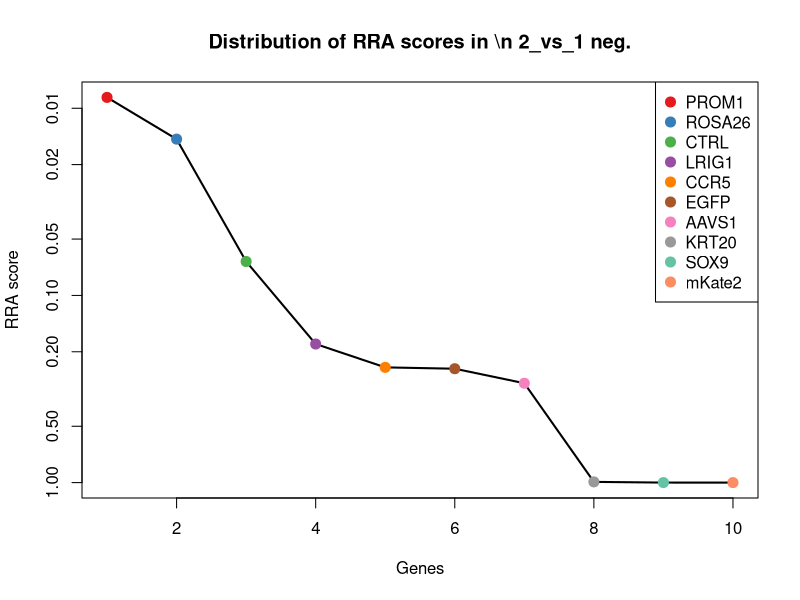
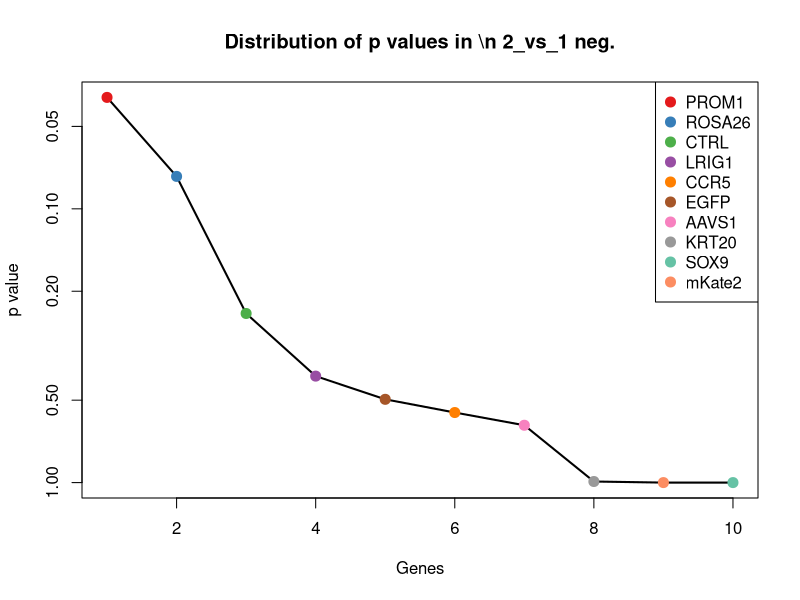
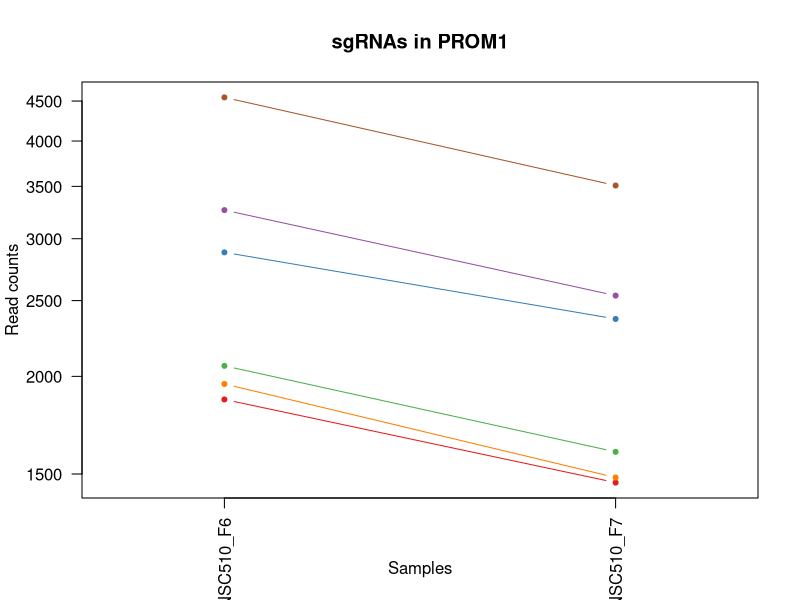
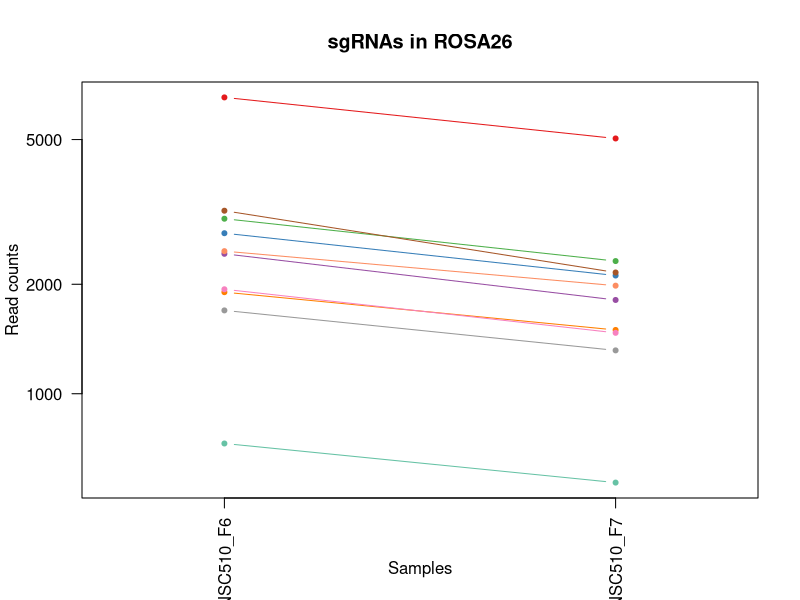
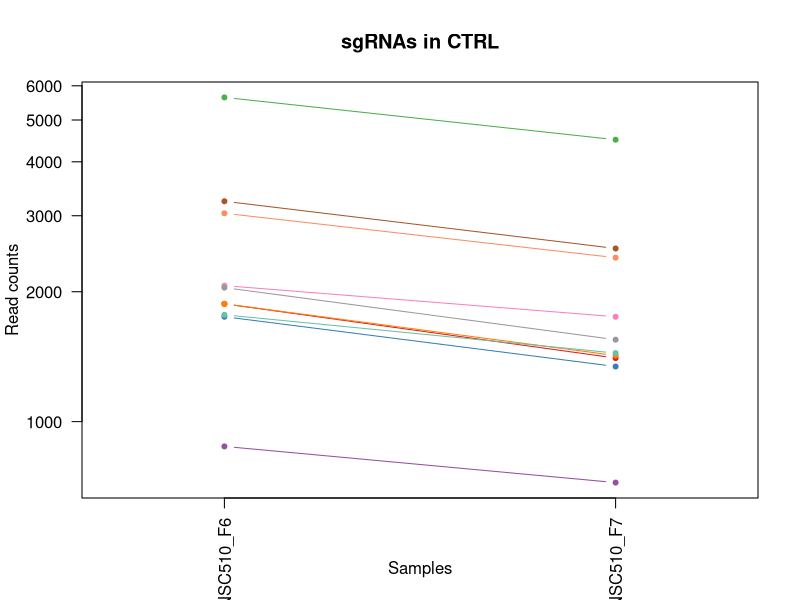
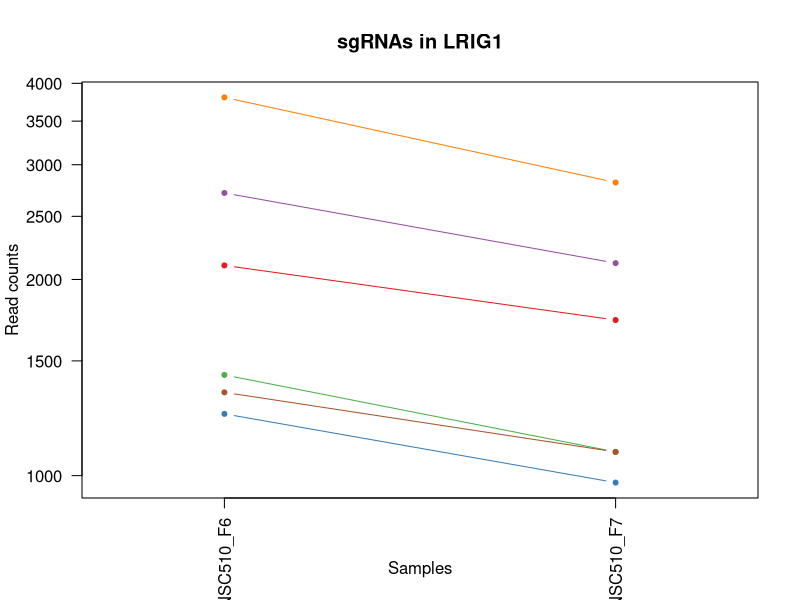
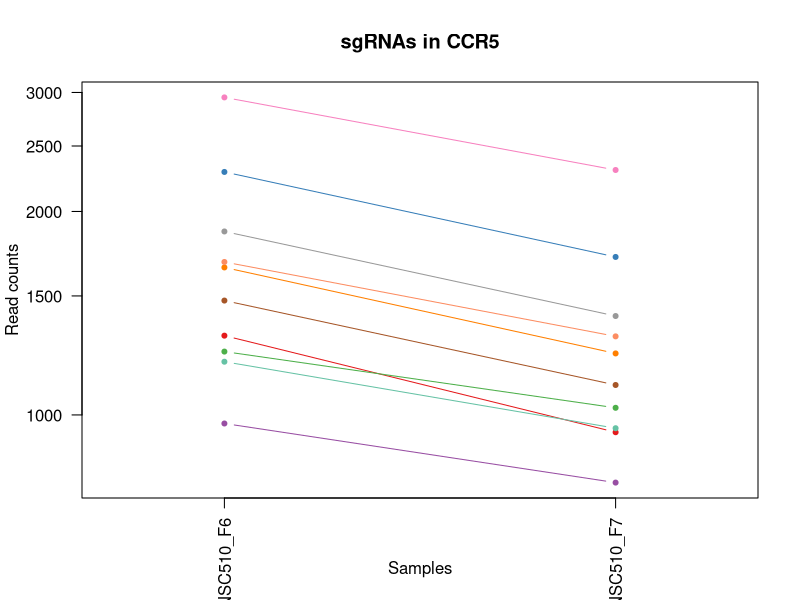
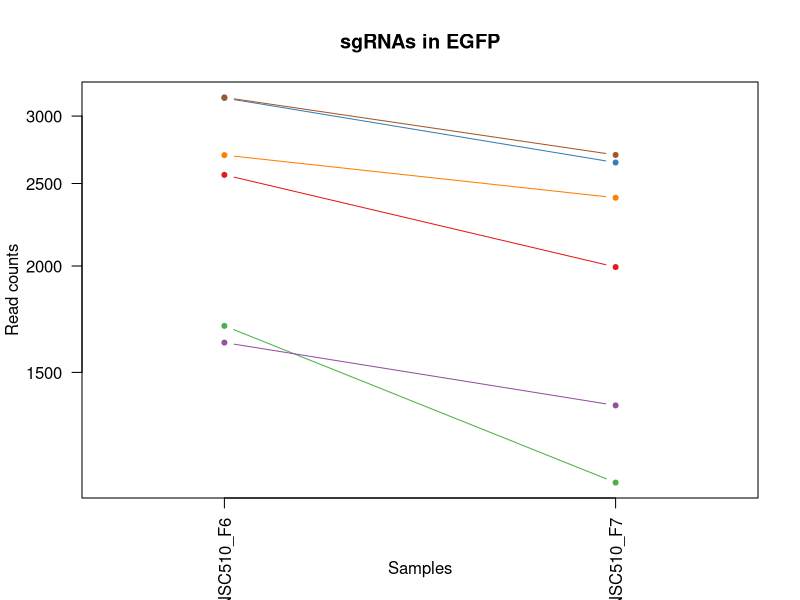

Write the R code that produced these figures, in order. (Note: this script raises an error after producing the figures.)
pdf(file='S10B_c1_t2.pdf',width=4.5,height=4.5);
gstable=read.table('S10B_c1_t2.gene_summary.txt',header=T)
# 
#
# parameters
# Do not modify the variables beginning with "__"

# gstablename='__GENE_SUMMARY_FILE__'
startindex=3
# outputfile='__OUTPUT_FILE__'
targetgenelist=c("PROM1","ROSA26","CTRL","LRIG1","CCR5","EGFP","AAVS1","KRT20","SOX9","mKate2")
# samplelabel=sub('.\\w+.\\w+$','',colnames(gstable)[startindex]);
samplelabel='2_vs_1 neg.'


# You need to write some codes in front of this code:
# gstable=read.table(gstablename,header=T)
# pdf(file=outputfile,width=6,height=6)


# set up color using RColorBrewer
#library(RColorBrewer)
#colors <- brewer.pal(length(targetgenelist), "Set1")

colors=c( "#E41A1C", "#377EB8", "#4DAF4A", "#984EA3", "#FF7F00",  "#A65628", "#F781BF",
          "#999999", "#66C2A5", "#FC8D62", "#8DA0CB", "#E78AC3", "#A6D854", "#FFD92F", "#E5C494", "#B3B3B3", 
          "#8DD3C7", "#FFFFB3", "#BEBADA", "#FB8072", "#80B1D3", "#FDB462", "#B3DE69", "#FCCDE5",
          "#D9D9D9", "#BC80BD", "#CCEBC5", "#FFED6F")

######
# function definition

plotrankedvalues<-function(val, tglist, ...){
  
  plot(val,log='y',ylim=c(max(val),min(val)),type='l',lwd=2, ...)
  if(length(tglist)>0){
    for(i in 1:length(tglist)){
      targetgene=tglist[i];
      tx=which(names(val)==targetgene);ty=val[targetgene];
      points(tx,ty,col=colors[(i %% length(colors)) ],cex=2,pch=20)
      # text(tx+50,ty,targetgene,col=colors[i])
    }
    legend('topright',tglist,pch=20,pt.cex = 2,cex=1,col=colors)
  }
}



plotrandvalues<-function(val,targetgenelist, ...){
  # choose the one with the best distance distribution
  
  mindiffvalue=0;
  randval=val;
  for(i in 1:20){
    randval0=sample(val)
    vindex=sort(which(names(randval0) %in% targetgenelist))
    if(max(vindex)>0.9*length(val)){
      # print('pass...')
      next;
    }
    mindiffind=min(diff(vindex));
    if (mindiffind > mindiffvalue){
      mindiffvalue=mindiffind;
      randval=randval0;
      # print(paste('Diff: ',mindiffvalue))
    }
  }
  plot(randval,log='y',ylim=c(max(randval),min(randval)),pch=20,col='grey', ...)
  
  if(length(targetgenelist)>0){
    for(i in 1:length(targetgenelist)){
      targetgene=targetgenelist[i];
      tx=which(names(randval)==targetgene);ty=randval[targetgene];
      points(tx,ty,col=colors[(i %% length(colors)) ],cex=2,pch=20)
      text(tx+50,ty,targetgene,col=colors[i])
    }
  }
  
}




# set.seed(1235)



pvec=gstable[,startindex]
names(pvec)=gstable[,'id']
pvec=sort(pvec);

plotrankedvalues(pvec,targetgenelist,xlab='Genes',ylab='RRA score',main=paste('Distribution of RRA scores in \\n',samplelabel))

# plotrandvalues(pvec,targetgenelist,xlab='Genes',ylab='RRA score',main=paste('Distribution of RRA scores in \\n',samplelabel))


pvec=gstable[,startindex+1]
names(pvec)=gstable[,'id']
pvec=sort(pvec);

plotrankedvalues(pvec,targetgenelist,xlab='Genes',ylab='p value',main=paste('Distribution of p values in \\n',samplelabel))

# plotrandvalues(pvec,targetgenelist,xlab='Genes',ylab='p value',main=paste('Distribution of p values in \\n',samplelabel))



# you need to write after this code:
# dev.off()






# parameters
# Do not modify the variables beginning with "__"
targetmat=list(c(1867.3641431844842,1461.5841891625882),c(2880.7324463296873,2367.467085926841),c(2061.818595024414,1600.2600951650454),c(3262.624952262746,2536.073043584505),c(1954.5679437518754,1483.5328937097397),c(4547.628082462697,3507.802053990212))
targetgene="PROM1"
collabel=c("S78_MNSC510_F6","S79_MNSC510_F7")

# set up color using RColorBrewer
#library(RColorBrewer)
#colors <- brewer.pal(length(targetgenelist), "Set1")

colors=c( "#E41A1C", "#377EB8", "#4DAF4A", "#984EA3", "#FF7F00",  "#A65628", "#F781BF",
          "#999999", "#66C2A5", "#FC8D62", "#8DA0CB", "#E78AC3", "#A6D854", "#FFD92F", "#E5C494", "#B3B3B3", 
          "#8DD3C7", "#FFFFB3", "#BEBADA", "#FB8072", "#80B1D3", "#FDB462", "#B3DE69", "#FCCDE5",
          "#D9D9D9", "#BC80BD", "#CCEBC5", "#FFED6F")


## code

targetmatvec=unlist(targetmat)+1
yrange=range(targetmatvec[targetmatvec>0]);
# yrange[1]=1; # set the minimum value to 1
for(i in 1:length(targetmat)){
  vali=targetmat[[i]]+1;
  if(i==1){
    plot(1:length(vali),vali,type='b',las=1,pch=20,main=paste('sgRNAs in',targetgene),ylab='Read counts',xlab='Samples',xlim=c(0.7,length(vali)+0.3),ylim = yrange,col=colors[(i %% length(colors))],xaxt='n',log='y')
    axis(1,at=1:length(vali),labels=(collabel),las=2)
    # lines(0:100,rep(1,101),col='black');
  }else{
    lines(1:length(vali),vali,type='b',pch=20,col=colors[(i %% length(colors))])
  }
}




# parameters
# Do not modify the variables beginning with "__"
targetmat=list(c(6529.259274666521,5034.234688405748),c(2762.456027169317,2113.061646857585),c(3028.076799012521,2315.5883297244827),c(2424.666592787583,1809.7704567514916),c(1901.4437893832348,1496.5025827603292),c(3185.4445770479283,2153.9660507863673),c(1936.525778117243,1469.5655362706434),c(1693.9588845849587,1314.9269360520761),c(728.7030231321095,568.6709814489251),c(2465.7626367331354,1981.369419574676))
targetgene="ROSA26"
collabel=c("S78_MNSC510_F6","S79_MNSC510_F7")

# set up color using RColorBrewer
#library(RColorBrewer)
#colors <- brewer.pal(length(targetgenelist), "Set1")

colors=c( "#E41A1C", "#377EB8", "#4DAF4A", "#984EA3", "#FF7F00",  "#A65628", "#F781BF",
          "#999999", "#66C2A5", "#FC8D62", "#8DA0CB", "#E78AC3", "#A6D854", "#FFD92F", "#E5C494", "#B3B3B3", 
          "#8DD3C7", "#FFFFB3", "#BEBADA", "#FB8072", "#80B1D3", "#FDB462", "#B3DE69", "#FCCDE5",
          "#D9D9D9", "#BC80BD", "#CCEBC5", "#FFED6F")


## code

targetmatvec=unlist(targetmat)+1
yrange=range(targetmatvec[targetmatvec>0]);
# yrange[1]=1; # set the minimum value to 1
for(i in 1:length(targetmat)){
  vali=targetmat[[i]]+1;
  if(i==1){
    plot(1:length(vali),vali,type='b',las=1,pch=20,main=paste('sgRNAs in',targetgene),ylab='Read counts',xlab='Samples',xlim=c(0.7,length(vali)+0.3),ylim = yrange,col=colors[(i %% length(colors))],xaxt='n',log='y')
    axis(1,at=1:length(vali),labels=(collabel),las=2)
    # lines(0:100,rep(1,101),col='black');
  }else{
    lines(1:length(vali),vali,type='b',pch=20,col=colors[(i %% length(colors))])
  }
}




# parameters
# Do not modify the variables beginning with "__"
targetmat=list(c(1873.3781983960284,1402.721754240682),c(1749.0877240241143,1340.8663141532552),c(5639.179103357975,4499.484432166057),c(875.0450332796858,721.3142448904788),c(1873.3781983960284,1421.677453622313),c(3239.5710739518263,2518.115012591381),c(2064.8256226301864,1748.9126850525715),c(2042.7740868545243,1547.3836705741805),c(1767.1298896587468,1440.6331530039438),c(3038.1002243650946,2397.3971375820474))
targetgene="CTRL"
collabel=c("S78_MNSC510_F6","S79_MNSC510_F7")

# set up color using RColorBrewer
#library(RColorBrewer)
#colors <- brewer.pal(length(targetgenelist), "Set1")

colors=c( "#E41A1C", "#377EB8", "#4DAF4A", "#984EA3", "#FF7F00",  "#A65628", "#F781BF",
          "#999999", "#66C2A5", "#FC8D62", "#8DA0CB", "#E78AC3", "#A6D854", "#FFD92F", "#E5C494", "#B3B3B3", 
          "#8DD3C7", "#FFFFB3", "#BEBADA", "#FB8072", "#80B1D3", "#FDB462", "#B3DE69", "#FCCDE5",
          "#D9D9D9", "#BC80BD", "#CCEBC5", "#FFED6F")


## code

targetmatvec=unlist(targetmat)+1
yrange=range(targetmatvec[targetmatvec>0]);
# yrange[1]=1; # set the minimum value to 1
for(i in 1:length(targetmat)){
  vali=targetmat[[i]]+1;
  if(i==1){
    plot(1:length(vali),vali,type='b',las=1,pch=20,main=paste('sgRNAs in',targetgene),ylab='Read counts',xlab='Samples',xlim=c(0.7,length(vali)+0.3),ylim = yrange,col=colors[(i %% length(colors))],xaxt='n',log='y')
    axis(1,at=1:length(vali),labels=(collabel),las=2)
    # lines(0:100,rep(1,101),col='black');
  }else{
    lines(1:length(vali),vali,type='b',pch=20,col=colors[(i %% length(colors))])
  }
}




# parameters
# Do not modify the variables beginning with "__"
targetmat=list(c(2100.909953899452,1731.9523224479544),c(1242.9047437191414,974.7220155712279),c(1426.3334276712403,1086.460875083999),c(2714.3435854769637,2118.0499888001195),c(3804.8922638369845,2816.4178607549397),c(1341.1343121743637,1086.460875083999))
targetgene="LRIG1"
collabel=c("S78_MNSC510_F6","S79_MNSC510_F7")

# set up color using RColorBrewer
#library(RColorBrewer)
#colors <- brewer.pal(length(targetgenelist), "Set1")

colors=c( "#E41A1C", "#377EB8", "#4DAF4A", "#984EA3", "#FF7F00",  "#A65628", "#F781BF",
          "#999999", "#66C2A5", "#FC8D62", "#8DA0CB", "#E78AC3", "#A6D854", "#FFD92F", "#E5C494", "#B3B3B3", 
          "#8DD3C7", "#FFFFB3", "#BEBADA", "#FB8072", "#80B1D3", "#FDB462", "#B3DE69", "#FCCDE5",
          "#D9D9D9", "#BC80BD", "#CCEBC5", "#FFED6F")


## code

targetmatvec=unlist(targetmat)+1
yrange=range(targetmatvec[targetmatvec>0]);
# yrange[1]=1; # set the minimum value to 1
for(i in 1:length(targetmat)){
  vali=targetmat[[i]]+1;
  if(i==1){
    plot(1:length(vali),vali,type='b',las=1,pch=20,main=paste('sgRNAs in',targetgene),ylab='Read counts',xlab='Samples',xlim=c(0.7,length(vali)+0.3),ylim = yrange,col=colors[(i %% length(colors))],xaxt='n',log='y')
    axis(1,at=1:length(vali),labels=(collabel),las=2)
    # lines(0:100,rep(1,101),col='black');
  }else{
    lines(1:length(vali),vali,type='b',pch=20,col=colors[(i %% length(colors))])
  }
}




# parameters
# Do not modify the variables beginning with "__"
targetmat=list(c(1309.0593510461279,941.7989587505006),c(2287.345665457323,1711.9989546778168),c(1239.8977161133691,1023.6077666080653),c(970.2675741291362,793.1463688629746),c(1651.8604981041492,1232.1204598060044),c(1475.4482118988517,1106.4142428541368),c(2948.8917387271886,2302.6186406738934),c(1867.3641431844842,1399.7287490751614),c(1197.7993296325596,954.7686478010901),c(1682.9331166971276,1305.947920555514))
targetgene="CCR5"
collabel=c("S78_MNSC510_F6","S79_MNSC510_F7")

# set up color using RColorBrewer
#library(RColorBrewer)
#colors <- brewer.pal(length(targetgenelist), "Set1")

colors=c( "#E41A1C", "#377EB8", "#4DAF4A", "#984EA3", "#FF7F00",  "#A65628", "#F781BF",
          "#999999", "#66C2A5", "#FC8D62", "#8DA0CB", "#E78AC3", "#A6D854", "#FFD92F", "#E5C494", "#B3B3B3", 
          "#8DD3C7", "#FFFFB3", "#BEBADA", "#FB8072", "#80B1D3", "#FDB462", "#B3DE69", "#FCCDE5",
          "#D9D9D9", "#BC80BD", "#CCEBC5", "#FFED6F")


## code

targetmatvec=unlist(targetmat)+1
yrange=range(targetmatvec[targetmatvec>0]);
# yrange[1]=1; # set the minimum value to 1
for(i in 1:length(targetmat)){
  vali=targetmat[[i]]+1;
  if(i==1){
    plot(1:length(vali),vali,type='b',las=1,pch=20,main=paste('sgRNAs in',targetgene),ylab='Read counts',xlab='Samples',xlim=c(0.7,length(vali)+0.3),ylim = yrange,col=colors[(i %% length(colors))],xaxt='n',log='y')
    axis(1,at=1:length(vali),labels=(collabel),las=2)
    # lines(0:100,rep(1,101),col='black');
  }else{
    lines(1:length(vali),vali,type='b',pch=20,col=colors[(i %% length(colors))])
  }
}




# parameters
# Do not modify the variables beginning with "__"
targetmat=list(c(2557.9781499768133,1993.3414402367587),c(3149.360245778663,2644.818897931755),c(1699.972939796503,1112.4002531851781),c(1624.7972496522,1370.7963658084616),c(2698.3061049128455,2404.3808163015956),c(3154.37195845495,2699.6906592996343))
targetgene="EGFP"
collabel=c("S78_MNSC510_F6","S79_MNSC510_F7")

# set up color using RColorBrewer
#library(RColorBrewer)
#colors <- brewer.pal(length(targetgenelist), "Set1")

colors=c( "#E41A1C", "#377EB8", "#4DAF4A", "#984EA3", "#FF7F00",  "#A65628", "#F781BF",
          "#999999", "#66C2A5", "#FC8D62", "#8DA0CB", "#E78AC3", "#A6D854", "#FFD92F", "#E5C494", "#B3B3B3", 
          "#8DD3C7", "#FFFFB3", "#BEBADA", "#FB8072", "#80B1D3", "#FDB462", "#B3DE69", "#FCCDE5",
          "#D9D9D9", "#BC80BD", "#CCEBC5", "#FFED6F")


## code

targetmatvec=unlist(targetmat)+1
yrange=range(targetmatvec[targetmatvec>0]);
# yrange[1]=1; # set the minimum value to 1
for(i in 1:length(targetmat)){
  vali=targetmat[[i]]+1;
  if(i==1){
    plot(1:length(vali),vali,type='b',las=1,pch=20,main=paste('sgRNAs in',targetgene),ylab='Read counts',xlab='Samples',xlim=c(0.7,length(vali)+0.3),ylim = yrange,col=colors[(i %% length(colors))],xaxt='n',log='y')
    axis(1,at=1:length(vali),labels=(collabel),las=2)
    # lines(0:100,rep(1,101),col='black');
  }else{
    lines(1:length(vali),vali,type='b',pch=20,col=colors[(i %% length(colors))])
  }
}




# parameters
# Do not modify the variables beginning with "__"
targetmat=list(c(2378.5588361657437,1757.8917005491335),c(2104.919324040481,1686.0595765766377),c(1525.5653386617203,1169.2673513300706),c(894.0895414495759,704.3538822858617),c(1690.9518569791867,1206.1810817048254),c(821.9208789110451,677.4168357961757),c(1177.752478927412,895.9062128791838),c(2432.685333069642,1761.882374103161),c(707.6538298917046,499.83186264195),c(1084.5346231484766,770.1999959273162))
targetgene="AAVS1"
collabel=c("S78_MNSC510_F6","S79_MNSC510_F7")

# set up color using RColorBrewer
#library(RColorBrewer)
#colors <- brewer.pal(length(targetgenelist), "Set1")

colors=c( "#E41A1C", "#377EB8", "#4DAF4A", "#984EA3", "#FF7F00",  "#A65628", "#F781BF",
          "#999999", "#66C2A5", "#FC8D62", "#8DA0CB", "#E78AC3", "#A6D854", "#FFD92F", "#E5C494", "#B3B3B3", 
          "#8DD3C7", "#FFFFB3", "#BEBADA", "#FB8072", "#80B1D3", "#FDB462", "#B3DE69", "#FCCDE5",
          "#D9D9D9", "#BC80BD", "#CCEBC5", "#FFED6F")


## code

targetmatvec=unlist(targetmat)+1
yrange=range(targetmatvec[targetmatvec>0]);
# yrange[1]=1; # set the minimum value to 1
for(i in 1:length(targetmat)){
  vali=targetmat[[i]]+1;
  if(i==1){
    plot(1:length(vali),vali,type='b',las=1,pch=20,main=paste('sgRNAs in',targetgene),ylab='Read counts',xlab='Samples',xlim=c(0.7,length(vali)+0.3),ylim = yrange,col=colors[(i %% length(colors))],xaxt='n',log='y')
    axis(1,at=1:length(vali),labels=(collabel),las=2)
    # lines(0:100,rep(1,101),col='black');
  }else{
    lines(1:length(vali),vali,type='b',pch=20,col=colors[(i %% length(colors))])
  }
}




# parameters
# Do not modify the variables beginning with "__"
targetmat=list(c(1717.0127628958783,1577.3137222293872),c(2282.3339527810363,2036.2411809425548),c(2053.7998547423554,1779.840405096285),c(988.3097397637688,816.0927417986329),c(3194.4656598652446,2766.5344413295957),c(1371.204588232085,1274.0225321232938))
targetgene="KRT20"
collabel=c("S78_MNSC510_F6","S79_MNSC510_F7")

# set up color using RColorBrewer
#library(RColorBrewer)
#colors <- brewer.pal(length(targetgenelist), "Set1")

colors=c( "#E41A1C", "#377EB8", "#4DAF4A", "#984EA3", "#FF7F00",  "#A65628", "#F781BF",
          "#999999", "#66C2A5", "#FC8D62", "#8DA0CB", "#E78AC3", "#A6D854", "#FFD92F", "#E5C494", "#B3B3B3", 
          "#8DD3C7", "#FFFFB3", "#BEBADA", "#FB8072", "#80B1D3", "#FDB462", "#B3DE69", "#FCCDE5",
          "#D9D9D9", "#BC80BD", "#CCEBC5", "#FFED6F")


## code

targetmatvec=unlist(targetmat)+1
yrange=range(targetmatvec[targetmatvec>0]);
# yrange[1]=1; # set the minimum value to 1
for(i in 1:length(targetmat)){
  vali=targetmat[[i]]+1;
  if(i==1){
    plot(1:length(vali),vali,type='b',las=1,pch=20,main=paste('sgRNAs in',targetgene),ylab='Read counts',xlab='Samples',xlim=c(0.7,length(vali)+0.3),ylim = yrange,col=colors[(i %% length(colors))],xaxt='n',log='y')
    axis(1,at=1:length(vali),labels=(collabel),las=2)
    # lines(0:100,rep(1,101),col='black');
  }else{
    lines(1:length(vali),vali,type='b',pch=20,col=colors[(i %% length(colors))])
  }
}




# parameters
# Do not modify the variables beginning with "__"
targetmat=list(c(1295.0265555525248,1872.6235652274254),c(702.6421172154178,1507.476935033905),c(601.4055211544232,841.0344515113051),c(496.15955495239916,1177.2486984381258),c(877.0497183502006,1973.388072466621),c(2252.263676723315,2578.9727842903008))
targetgene="SOX9"
collabel=c("S78_MNSC510_F6","S79_MNSC510_F7")

# set up color using RColorBrewer
#library(RColorBrewer)
#colors <- brewer.pal(length(targetgenelist), "Set1")

colors=c( "#E41A1C", "#377EB8", "#4DAF4A", "#984EA3", "#FF7F00",  "#A65628", "#F781BF",
          "#999999", "#66C2A5", "#FC8D62", "#8DA0CB", "#E78AC3", "#A6D854", "#FFD92F", "#E5C494", "#B3B3B3", 
          "#8DD3C7", "#FFFFB3", "#BEBADA", "#FB8072", "#80B1D3", "#FDB462", "#B3DE69", "#FCCDE5",
          "#D9D9D9", "#BC80BD", "#CCEBC5", "#FFED6F")


## code

targetmatvec=unlist(targetmat)+1
yrange=range(targetmatvec[targetmatvec>0]);
# yrange[1]=1; # set the minimum value to 1
for(i in 1:length(targetmat)){
  vali=targetmat[[i]]+1;
  if(i==1){
    plot(1:length(vali),vali,type='b',las=1,pch=20,main=paste('sgRNAs in',targetgene),ylab='Read counts',xlab='Samples',xlim=c(0.7,length(vali)+0.3),ylim = yrange,col=colors[(i %% length(colors))],xaxt='n',log='y')
    axis(1,at=1:length(vali),labels=(collabel),las=2)
    # lines(0:100,rep(1,101),col='black');
  }else{
    lines(1:length(vali),vali,type='b',pch=20,col=colors[(i %% length(colors))])
  }
}




# parameters
# Do not modify the variables beginning with "__"
targetmat=list(c(272.6371695900052,4041.554641841396),c(311.7285284650427,5477.199452902805),c(321.7519538176164,4998.3186264195),c(988.3097397637688,2874.282627288339),c(414.969809596552,3861.9743319101567),c(480.1220743882812,7331.864987137107))
targetgene="mKate2"
collabel=c("S78_MNSC510_F6","S79_MNSC510_F7")

# set up color using RColorBrewer
#library(RColorBrewer)
#colors <- brewer.pal(length(targetgenelist), "Set1")

colors=c( "#E41A1C", "#377EB8", "#4DAF4A", "#984EA3", "#FF7F00",  "#A65628", "#F781BF",
          "#999999", "#66C2A5", "#FC8D62", "#8DA0CB", "#E78AC3", "#A6D854", "#FFD92F", "#E5C494", "#B3B3B3", 
          "#8DD3C7", "#FFFFB3", "#BEBADA", "#FB8072", "#80B1D3", "#FDB462", "#B3DE69", "#FCCDE5",
          "#D9D9D9", "#BC80BD", "#CCEBC5", "#FFED6F")


## code

targetmatvec=unlist(targetmat)+1
yrange=range(targetmatvec[targetmatvec>0]);
# yrange[1]=1; # set the minimum value to 1
for(i in 1:length(targetmat)){
  vali=targetmat[[i]]+1;
  if(i==1){
    plot(1:length(vali),vali,type='b',las=1,pch=20,main=paste('sgRNAs in',targetgene),ylab='Read counts',xlab='Samples',xlim=c(0.7,length(vali)+0.3),ylim = yrange,col=colors[(i %% length(colors))],xaxt='n',log='y')
    axis(1,at=1:length(vali),labels=(collabel),las=2)
    # lines(0:100,rep(1,101),col='black');
  }else{
    lines(1:length(vali),vali,type='b',pch=20,col=colors[(i %% length(colors))])
  }
}



# 
#
# parameters
# Do not modify the variables beginning with "__"

# gstablename='__GENE_SUMMARY_FILE__'
startindex=9
# outputfile='__OUTPUT_FILE__'
targetgenelist=c("mKate2","SOX9","KRT20","AAVS1","EGFP","CTRL","LRIG1","CCR5","ROSA26","PROM1")
# samplelabel=sub('.\\w+.\\w+$','',colnames(gstable)[startindex]);
samplelabel='2_vs_1 pos.'


# You need to write some codes in front of this code:
# gstable=read.table(gstablename,header=T)
# pdf(file=outputfile,width=6,height=6)


# set up color using RColorBrewer
#library(RColorBrewer)
#colors <- brewer.pal(length(targetgenelist), "Set1")

colors=c( "#E41A1C", "#377EB8", "#4DAF4A", "#984EA3", "#FF7F00",  "#A65628", "#F781BF",
          "#999999", "#66C2A5", "#FC8D62", "#8DA0CB", "#E78AC3", "#A6D854", "#FFD92F", "#E5C494", "#B3B3B3", 
          "#8DD3C7", "#FFFFB3", "#BEBADA", "#FB8072", "#80B1D3", "#FDB462", "#B3DE69", "#FCCDE5",
          "#D9D9D9", "#BC80BD", "#CCEBC5", "#FFED6F")

######
# function definition

plotrankedvalues<-function(val, tglist, ...){
  
  plot(val,log='y',ylim=c(max(val),min(val)),type='l',lwd=2, ...)
  if(length(tglist)>0){
    for(i in 1:length(tglist)){
      targetgene=tglist[i];
      tx=which(names(val)==targetgene);ty=val[targetgene];
      points(tx,ty,col=colors[(i %% length(colors)) ],cex=2,pch=20)
      # text(tx+50,ty,targetgene,col=colors[i])
    }
    legend('topright',tglist,pch=20,pt.cex = 2,cex=1,col=colors)
  }
}



plotrandvalues<-function(val,targetgenelist, ...){
  # choose the one with the best distance distribution
  
  mindiffvalue=0;
  randval=val;
  for(i in 1:20){
    randval0=sample(val)
    vindex=sort(which(names(randval0) %in% targetgenelist))
    if(max(vindex)>0.9*length(val)){
      # print('pass...')
      next;
    }
    mindiffind=min(diff(vindex));
    if (mindiffind > mindiffvalue){
      mindiffvalue=mindiffind;
      randval=randval0;
      # print(paste('Diff: ',mindiffvalue))
    }
  }
  plot(randval,log='y',ylim=c(max(randval),min(randval)),pch=20,col='grey', ...)
  
  if(length(targetgenelist)>0){
    for(i in 1:length(targetgenelist)){
      targetgene=targetgenelist[i];
      tx=which(names(randval)==targetgene);ty=randval[targetgene];
      points(tx,ty,col=colors[(i %% length(colors)) ],cex=2,pch=20)
      text(tx+50,ty,targetgene,col=colors[i])
    }
  }
  
}




# set.seed(1235)



pvec=gstable[,startindex]
names(pvec)=gstable[,'id']
pvec=sort(pvec);

plotrankedvalues(pvec,targetgenelist,xlab='Genes',ylab='RRA score',main=paste('Distribution of RRA scores in \\n',samplelabel))

# plotrandvalues(pvec,targetgenelist,xlab='Genes',ylab='RRA score',main=paste('Distribution of RRA scores in \\n',samplelabel))


pvec=gstable[,startindex+1]
names(pvec)=gstable[,'id']
pvec=sort(pvec);

plotrankedvalues(pvec,targetgenelist,xlab='Genes',ylab='p value',main=paste('Distribution of p values in \\n',samplelabel))

# plotrandvalues(pvec,targetgenelist,xlab='Genes',ylab='p value',main=paste('Distribution of p values in \\n',samplelabel))



# you need to write after this code:
# dev.off()






# parameters
# Do not modify the variables beginning with "__"
targetmat=list(c(272.6371695900052,4041.554641841396),c(311.7285284650427,5477.199452902805),c(321.7519538176164,4998.3186264195),c(988.3097397637688,2874.282627288339),c(414.969809596552,3861.9743319101567),c(480.1220743882812,7331.864987137107))
targetgene="mKate2"
collabel=c("S78_MNSC510_F6","S79_MNSC510_F7")

# set up color using RColorBrewer
#library(RColorBrewer)
#colors <- brewer.pal(length(targetgenelist), "Set1")

colors=c( "#E41A1C", "#377EB8", "#4DAF4A", "#984EA3", "#FF7F00",  "#A65628", "#F781BF",
          "#999999", "#66C2A5", "#FC8D62", "#8DA0CB", "#E78AC3", "#A6D854", "#FFD92F", "#E5C494", "#B3B3B3", 
          "#8DD3C7", "#FFFFB3", "#BEBADA", "#FB8072", "#80B1D3", "#FDB462", "#B3DE69", "#FCCDE5",
          "#D9D9D9", "#BC80BD", "#CCEBC5", "#FFED6F")


## code

targetmatvec=unlist(targetmat)+1
yrange=range(targetmatvec[targetmatvec>0]);
# yrange[1]=1; # set the minimum value to 1
for(i in 1:length(targetmat)){
  vali=targetmat[[i]]+1;
  if(i==1){
    plot(1:length(vali),vali,type='b',las=1,pch=20,main=paste('sgRNAs in',targetgene),ylab='Read counts',xlab='Samples',xlim=c(0.7,length(vali)+0.3),ylim = yrange,col=colors[(i %% length(colors))],xaxt='n',log='y')
    axis(1,at=1:length(vali),labels=(collabel),las=2)
    # lines(0:100,rep(1,101),col='black');
  }else{
    lines(1:length(vali),vali,type='b',pch=20,col=colors[(i %% length(colors))])
  }
}




# parameters
# Do not modify the variables beginning with "__"
targetmat=list(c(1295.0265555525248,1872.6235652274254),c(702.6421172154178,1507.476935033905),c(601.4055211544232,841.0344515113051),c(496.15955495239916,1177.2486984381258),c(877.0497183502006,1973.388072466621),c(2252.263676723315,2578.9727842903008))
targetgene="SOX9"
collabel=c("S78_MNSC510_F6","S79_MNSC510_F7")

# set up color using RColorBrewer
#library(RColorBrewer)
#colors <- brewer.pal(length(targetgenelist), "Set1")

colors=c( "#E41A1C", "#377EB8", "#4DAF4A", "#984EA3", "#FF7F00",  "#A65628", "#F781BF",
          "#999999", "#66C2A5", "#FC8D62", "#8DA0CB", "#E78AC3", "#A6D854", "#FFD92F", "#E5C494", "#B3B3B3", 
          "#8DD3C7", "#FFFFB3", "#BEBADA", "#FB8072", "#80B1D3", "#FDB462", "#B3DE69", "#FCCDE5",
          "#D9D9D9", "#BC80BD", "#CCEBC5", "#FFED6F")


## code

targetmatvec=unlist(targetmat)+1
yrange=range(targetmatvec[targetmatvec>0]);
# yrange[1]=1; # set the minimum value to 1
for(i in 1:length(targetmat)){
  vali=targetmat[[i]]+1;
  if(i==1){
    plot(1:length(vali),vali,type='b',las=1,pch=20,main=paste('sgRNAs in',targetgene),ylab='Read counts',xlab='Samples',xlim=c(0.7,length(vali)+0.3),ylim = yrange,col=colors[(i %% length(colors))],xaxt='n',log='y')
    axis(1,at=1:length(vali),labels=(collabel),las=2)
    # lines(0:100,rep(1,101),col='black');
  }else{
    lines(1:length(vali),vali,type='b',pch=20,col=colors[(i %% length(colors))])
  }
}




# parameters
# Do not modify the variables beginning with "__"
targetmat=list(c(1717.0127628958783,1577.3137222293872),c(2282.3339527810363,2036.2411809425548),c(2053.7998547423554,1779.840405096285),c(988.3097397637688,816.0927417986329),c(3194.4656598652446,2766.5344413295957),c(1371.204588232085,1274.0225321232938))
targetgene="KRT20"
collabel=c("S78_MNSC510_F6","S79_MNSC510_F7")

# set up color using RColorBrewer
#library(RColorBrewer)
#colors <- brewer.pal(length(targetgenelist), "Set1")

colors=c( "#E41A1C", "#377EB8", "#4DAF4A", "#984EA3", "#FF7F00",  "#A65628", "#F781BF",
          "#999999", "#66C2A5", "#FC8D62", "#8DA0CB", "#E78AC3", "#A6D854", "#FFD92F", "#E5C494", "#B3B3B3", 
          "#8DD3C7", "#FFFFB3", "#BEBADA", "#FB8072", "#80B1D3", "#FDB462", "#B3DE69", "#FCCDE5",
          "#D9D9D9", "#BC80BD", "#CCEBC5", "#FFED6F")


## code

targetmatvec=unlist(targetmat)+1
yrange=range(targetmatvec[targetmatvec>0]);
# yrange[1]=1; # set the minimum value to 1
for(i in 1:length(targetmat)){
  vali=targetmat[[i]]+1;
  if(i==1){
    plot(1:length(vali),vali,type='b',las=1,pch=20,main=paste('sgRNAs in',targetgene),ylab='Read counts',xlab='Samples',xlim=c(0.7,length(vali)+0.3),ylim = yrange,col=colors[(i %% length(colors))],xaxt='n',log='y')
    axis(1,at=1:length(vali),labels=(collabel),las=2)
    # lines(0:100,rep(1,101),col='black');
  }else{
    lines(1:length(vali),vali,type='b',pch=20,col=colors[(i %% length(colors))])
  }
}




# parameters
# Do not modify the variables beginning with "__"
targetmat=list(c(2378.5588361657437,1757.8917005491335),c(2104.919324040481,1686.0595765766377),c(1525.5653386617203,1169.2673513300706),c(894.0895414495759,704.3538822858617),c(1690.9518569791867,1206.1810817048254),c(821.9208789110451,677.4168357961757),c(1177.752478927412,895.9062128791838),c(2432.685333069642,1761.882374103161),c(707.6538298917046,499.83186264195),c(1084.5346231484766,770.1999959273162))
targetgene="AAVS1"
collabel=c("S78_MNSC510_F6","S79_MNSC510_F7")

# set up color using RColorBrewer
#library(RColorBrewer)
#colors <- brewer.pal(length(targetgenelist), "Set1")

colors=c( "#E41A1C", "#377EB8", "#4DAF4A", "#984EA3", "#FF7F00",  "#A65628", "#F781BF",
          "#999999", "#66C2A5", "#FC8D62", "#8DA0CB", "#E78AC3", "#A6D854", "#FFD92F", "#E5C494", "#B3B3B3", 
          "#8DD3C7", "#FFFFB3", "#BEBADA", "#FB8072", "#80B1D3", "#FDB462", "#B3DE69", "#FCCDE5",
          "#D9D9D9", "#BC80BD", "#CCEBC5", "#FFED6F")


## code

targetmatvec=unlist(targetmat)+1
yrange=range(targetmatvec[targetmatvec>0]);
# yrange[1]=1; # set the minimum value to 1
for(i in 1:length(targetmat)){
  vali=targetmat[[i]]+1;
  if(i==1){
    plot(1:length(vali),vali,type='b',las=1,pch=20,main=paste('sgRNAs in',targetgene),ylab='Read counts',xlab='Samples',xlim=c(0.7,length(vali)+0.3),ylim = yrange,col=colors[(i %% length(colors))],xaxt='n',log='y')
    axis(1,at=1:length(vali),labels=(collabel),las=2)
    # lines(0:100,rep(1,101),col='black');
  }else{
    lines(1:length(vali),vali,type='b',pch=20,col=colors[(i %% length(colors))])
  }
}




# parameters
# Do not modify the variables beginning with "__"
targetmat=list(c(2557.9781499768133,1993.3414402367587),c(3149.360245778663,2644.818897931755),c(1699.972939796503,1112.4002531851781),c(1624.7972496522,1370.7963658084616),c(2698.3061049128455,2404.3808163015956),c(3154.37195845495,2699.6906592996343))
targetgene="EGFP"
collabel=c("S78_MNSC510_F6","S79_MNSC510_F7")

# set up color using RColorBrewer
#library(RColorBrewer)
#colors <- brewer.pal(length(targetgenelist), "Set1")

colors=c( "#E41A1C", "#377EB8", "#4DAF4A", "#984EA3", "#FF7F00",  "#A65628", "#F781BF",
          "#999999", "#66C2A5", "#FC8D62", "#8DA0CB", "#E78AC3", "#A6D854", "#FFD92F", "#E5C494", "#B3B3B3", 
          "#8DD3C7", "#FFFFB3", "#BEBADA", "#FB8072", "#80B1D3", "#FDB462", "#B3DE69", "#FCCDE5",
          "#D9D9D9", "#BC80BD", "#CCEBC5", "#FFED6F")


## code

targetmatvec=unlist(targetmat)+1
yrange=range(targetmatvec[targetmatvec>0]);
# yrange[1]=1; # set the minimum value to 1
for(i in 1:length(targetmat)){
  vali=targetmat[[i]]+1;
  if(i==1){
    plot(1:length(vali),vali,type='b',las=1,pch=20,main=paste('sgRNAs in',targetgene),ylab='Read counts',xlab='Samples',xlim=c(0.7,length(vali)+0.3),ylim = yrange,col=colors[(i %% length(colors))],xaxt='n',log='y')
    axis(1,at=1:length(vali),labels=(collabel),las=2)
    # lines(0:100,rep(1,101),col='black');
  }else{
    lines(1:length(vali),vali,type='b',pch=20,col=colors[(i %% length(colors))])
  }
}




# parameters
# Do not modify the variables beginning with "__"
targetmat=list(c(1873.3781983960284,1402.721754240682),c(1749.0877240241143,1340.8663141532552),c(5639.179103357975,4499.484432166057),c(875.0450332796858,721.3142448904788),c(1873.3781983960284,1421.677453622313),c(3239.5710739518263,2518.115012591381),c(2064.8256226301864,1748.9126850525715),c(2042.7740868545243,1547.3836705741805),c(1767.1298896587468,1440.6331530039438),c(3038.1002243650946,2397.3971375820474))
targetgene="CTRL"
collabel=c("S78_MNSC510_F6","S79_MNSC510_F7")

# set up color using RColorBrewer
#library(RColorBrewer)
#colors <- brewer.pal(length(targetgenelist), "Set1")

colors=c( "#E41A1C", "#377EB8", "#4DAF4A", "#984EA3", "#FF7F00",  "#A65628", "#F781BF",
          "#999999", "#66C2A5", "#FC8D62", "#8DA0CB", "#E78AC3", "#A6D854", "#FFD92F", "#E5C494", "#B3B3B3", 
          "#8DD3C7", "#FFFFB3", "#BEBADA", "#FB8072", "#80B1D3", "#FDB462", "#B3DE69", "#FCCDE5",
          "#D9D9D9", "#BC80BD", "#CCEBC5", "#FFED6F")


## code

targetmatvec=unlist(targetmat)+1
yrange=range(targetmatvec[targetmatvec>0]);
# yrange[1]=1; # set the minimum value to 1
for(i in 1:length(targetmat)){
  vali=targetmat[[i]]+1;
  if(i==1){
    plot(1:length(vali),vali,type='b',las=1,pch=20,main=paste('sgRNAs in',targetgene),ylab='Read counts',xlab='Samples',xlim=c(0.7,length(vali)+0.3),ylim = yrange,col=colors[(i %% length(colors))],xaxt='n',log='y')
    axis(1,at=1:length(vali),labels=(collabel),las=2)
    # lines(0:100,rep(1,101),col='black');
  }else{
    lines(1:length(vali),vali,type='b',pch=20,col=colors[(i %% length(colors))])
  }
}




# parameters
# Do not modify the variables beginning with "__"
targetmat=list(c(2100.909953899452,1731.9523224479544),c(1242.9047437191414,974.7220155712279),c(1426.3334276712403,1086.460875083999),c(2714.3435854769637,2118.0499888001195),c(3804.8922638369845,2816.4178607549397),c(1341.1343121743637,1086.460875083999))
targetgene="LRIG1"
collabel=c("S78_MNSC510_F6","S79_MNSC510_F7")

# set up color using RColorBrewer
#library(RColorBrewer)
#colors <- brewer.pal(length(targetgenelist), "Set1")

colors=c( "#E41A1C", "#377EB8", "#4DAF4A", "#984EA3", "#FF7F00",  "#A65628", "#F781BF",
          "#999999", "#66C2A5", "#FC8D62", "#8DA0CB", "#E78AC3", "#A6D854", "#FFD92F", "#E5C494", "#B3B3B3", 
          "#8DD3C7", "#FFFFB3", "#BEBADA", "#FB8072", "#80B1D3", "#FDB462", "#B3DE69", "#FCCDE5",
          "#D9D9D9", "#BC80BD", "#CCEBC5", "#FFED6F")


## code

targetmatvec=unlist(targetmat)+1
yrange=range(targetmatvec[targetmatvec>0]);
# yrange[1]=1; # set the minimum value to 1
for(i in 1:length(targetmat)){
  vali=targetmat[[i]]+1;
  if(i==1){
    plot(1:length(vali),vali,type='b',las=1,pch=20,main=paste('sgRNAs in',targetgene),ylab='Read counts',xlab='Samples',xlim=c(0.7,length(vali)+0.3),ylim = yrange,col=colors[(i %% length(colors))],xaxt='n',log='y')
    axis(1,at=1:length(vali),labels=(collabel),las=2)
    # lines(0:100,rep(1,101),col='black');
  }else{
    lines(1:length(vali),vali,type='b',pch=20,col=colors[(i %% length(colors))])
  }
}




# parameters
# Do not modify the variables beginning with "__"
targetmat=list(c(1309.0593510461279,941.7989587505006),c(2287.345665457323,1711.9989546778168),c(1239.8977161133691,1023.6077666080653),c(970.2675741291362,793.1463688629746),c(1651.8604981041492,1232.1204598060044),c(1475.4482118988517,1106.4142428541368),c(2948.8917387271886,2302.6186406738934),c(1867.3641431844842,1399.7287490751614),c(1197.7993296325596,954.7686478010901),c(1682.9331166971276,1305.947920555514))
targetgene="CCR5"
collabel=c("S78_MNSC510_F6","S79_MNSC510_F7")

# set up color using RColorBrewer
#library(RColorBrewer)
#colors <- brewer.pal(length(targetgenelist), "Set1")

colors=c( "#E41A1C", "#377EB8", "#4DAF4A", "#984EA3", "#FF7F00",  "#A65628", "#F781BF",
          "#999999", "#66C2A5", "#FC8D62", "#8DA0CB", "#E78AC3", "#A6D854", "#FFD92F", "#E5C494", "#B3B3B3", 
          "#8DD3C7", "#FFFFB3", "#BEBADA", "#FB8072", "#80B1D3", "#FDB462", "#B3DE69", "#FCCDE5",
          "#D9D9D9", "#BC80BD", "#CCEBC5", "#FFED6F")


## code

targetmatvec=unlist(targetmat)+1
yrange=range(targetmatvec[targetmatvec>0]);
# yrange[1]=1; # set the minimum value to 1
for(i in 1:length(targetmat)){
  vali=targetmat[[i]]+1;
  if(i==1){
    plot(1:length(vali),vali,type='b',las=1,pch=20,main=paste('sgRNAs in',targetgene),ylab='Read counts',xlab='Samples',xlim=c(0.7,length(vali)+0.3),ylim = yrange,col=colors[(i %% length(colors))],xaxt='n',log='y')
    axis(1,at=1:length(vali),labels=(collabel),las=2)
    # lines(0:100,rep(1,101),col='black');
  }else{
    lines(1:length(vali),vali,type='b',pch=20,col=colors[(i %% length(colors))])
  }
}




# parameters
# Do not modify the variables beginning with "__"
targetmat=list(c(6529.259274666521,5034.234688405748),c(2762.456027169317,2113.061646857585),c(3028.076799012521,2315.5883297244827),c(2424.666592787583,1809.7704567514916),c(1901.4437893832348,1496.5025827603292),c(3185.4445770479283,2153.9660507863673),c(1936.525778117243,1469.5655362706434),c(1693.9588845849587,1314.9269360520761),c(728.7030231321095,568.6709814489251),c(2465.7626367331354,1981.369419574676))
targetgene="ROSA26"
collabel=c("S78_MNSC510_F6","S79_MNSC510_F7")

# set up color using RColorBrewer
#library(RColorBrewer)
#colors <- brewer.pal(length(targetgenelist), "Set1")

colors=c( "#E41A1C", "#377EB8", "#4DAF4A", "#984EA3", "#FF7F00",  "#A65628", "#F781BF",
          "#999999", "#66C2A5", "#FC8D62", "#8DA0CB", "#E78AC3", "#A6D854", "#FFD92F", "#E5C494", "#B3B3B3", 
          "#8DD3C7", "#FFFFB3", "#BEBADA", "#FB8072", "#80B1D3", "#FDB462", "#B3DE69", "#FCCDE5",
          "#D9D9D9", "#BC80BD", "#CCEBC5", "#FFED6F")


## code

targetmatvec=unlist(targetmat)+1
yrange=range(targetmatvec[targetmatvec>0]);
# yrange[1]=1; # set the minimum value to 1
for(i in 1:length(targetmat)){
  vali=targetmat[[i]]+1;
  if(i==1){
    plot(1:length(vali),vali,type='b',las=1,pch=20,main=paste('sgRNAs in',targetgene),ylab='Read counts',xlab='Samples',xlim=c(0.7,length(vali)+0.3),ylim = yrange,col=colors[(i %% length(colors))],xaxt='n',log='y')
    axis(1,at=1:length(vali),labels=(collabel),las=2)
    # lines(0:100,rep(1,101),col='black');
  }else{
    lines(1:length(vali),vali,type='b',pch=20,col=colors[(i %% length(colors))])
  }
}




# parameters
# Do not modify the variables beginning with "__"
targetmat=list(c(1867.3641431844842,1461.5841891625882),c(2880.7324463296873,2367.467085926841),c(2061.818595024414,1600.2600951650454),c(3262.624952262746,2536.073043584505),c(1954.5679437518754,1483.5328937097397),c(4547.628082462697,3507.802053990212))
targetgene="PROM1"
collabel=c("S78_MNSC510_F6","S79_MNSC510_F7")

# set up color using RColorBrewer
#library(RColorBrewer)
#colors <- brewer.pal(length(targetgenelist), "Set1")

colors=c( "#E41A1C", "#377EB8", "#4DAF4A", "#984EA3", "#FF7F00",  "#A65628", "#F781BF",
          "#999999", "#66C2A5", "#FC8D62", "#8DA0CB", "#E78AC3", "#A6D854", "#FFD92F", "#E5C494", "#B3B3B3", 
          "#8DD3C7", "#FFFFB3", "#BEBADA", "#FB8072", "#80B1D3", "#FDB462", "#B3DE69", "#FCCDE5",
          "#D9D9D9", "#BC80BD", "#CCEBC5", "#FFED6F")


## code

targetmatvec=unlist(targetmat)+1
yrange=range(targetmatvec[targetmatvec>0]);
# yrange[1]=1; # set the minimum value to 1
for(i in 1:length(targetmat)){
  vali=targetmat[[i]]+1;
  if(i==1){
    plot(1:length(vali),vali,type='b',las=1,pch=20,main=paste('sgRNAs in',targetgene),ylab='Read counts',xlab='Samples',xlim=c(0.7,length(vali)+0.3),ylim = yrange,col=colors[(i %% length(colors))],xaxt='n',log='y')
    axis(1,at=1:length(vali),labels=(collabel),las=2)
    # lines(0:100,rep(1,101),col='black');
  }else{
    lines(1:length(vali),vali,type='b',pch=20,col=colors[(i %% length(colors))])
  }
}



dev.off()
Sweave("S10B_c1_t2_summary.Rnw");
library(tools);

texi2dvi("S10B_c1_t2_summary.tex",pdf=TRUE);
